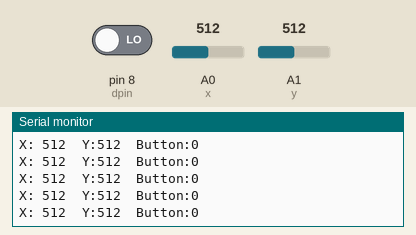
Bench run of a sketch on a simulated Arduino Uno, built with avr-gcc and run on an emulated ATmega328P. On the bench: the last lines printed to the serial monitor. The test bench sets the inputs (shaded band); at power-on: A1 (y) = 512, pin 8 (dpin) LOW, A0 (x) = 512.

Above: at 7.2 s.
7.3 s: A1 (y) set to 992
At 7.36 s:
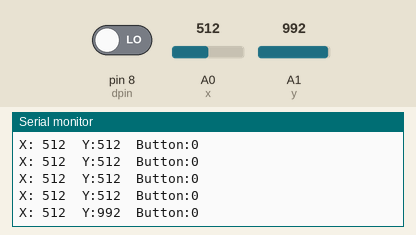
8.8 s: A1 (y) set to 1016
At 8.87 s:
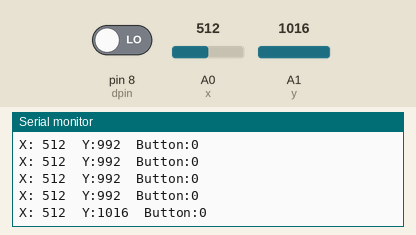
Timing chart, 0 to 11.8 s (numbered marks = the images above; inputs shaded):
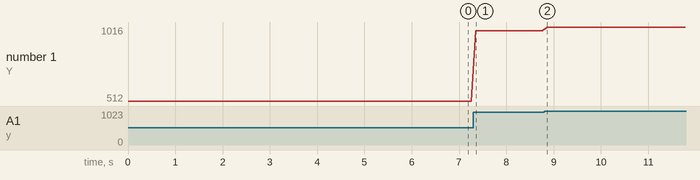

Measured:
- after the input at 7.3 s, the serial monitor: prints a new line after 0.05 s (image 1)
- after the input at 8.8 s, the serial monitor: prints a new line after 0.07 s (image 2)
- plotted number 1: 512 → 992 after the input at 7.3 s, 992 → 1016 after the input at 8.8 s

The sketch:

12_JOY_STICK.ino
```cpp
int x = A0;
int y = A1;
int dpin = 8;
int xval ;
int yval;
int state;
void setup() {
  // put your setup code here, to run once:
  Serial.begin(9600);
  pinMode(x , INPUT);
  pinMode(y , INPUT);
  pinMode(dpin, INPUT);
}

void loop() {
  xval = analogRead(x);
  yval = analogRead(y);
  state = digitalRead(dpin);
  Serial.print("X: ");
  Serial.print(xval);
  Serial.print("  Y:");
  Serial.print(yval);
  Serial.print("  Button:");
  Serial.print(state);
  Serial.println();
  delay(100);
}
```
